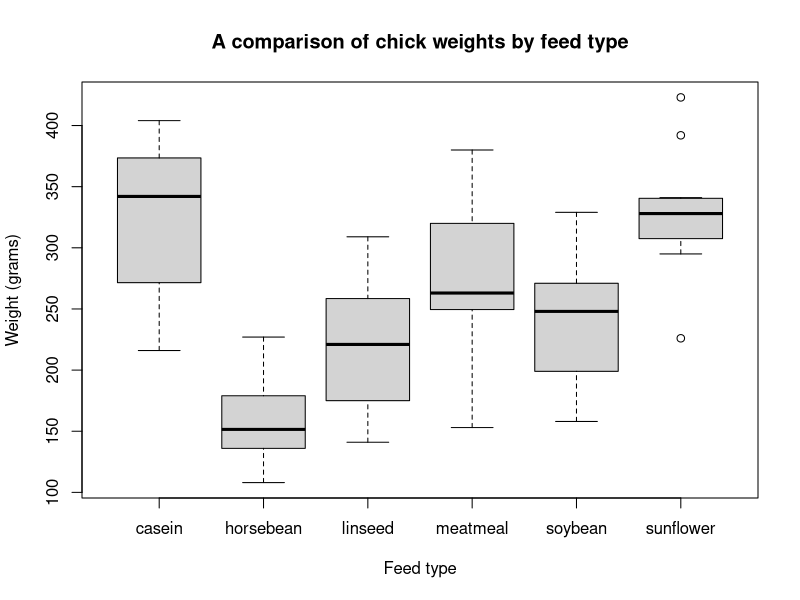
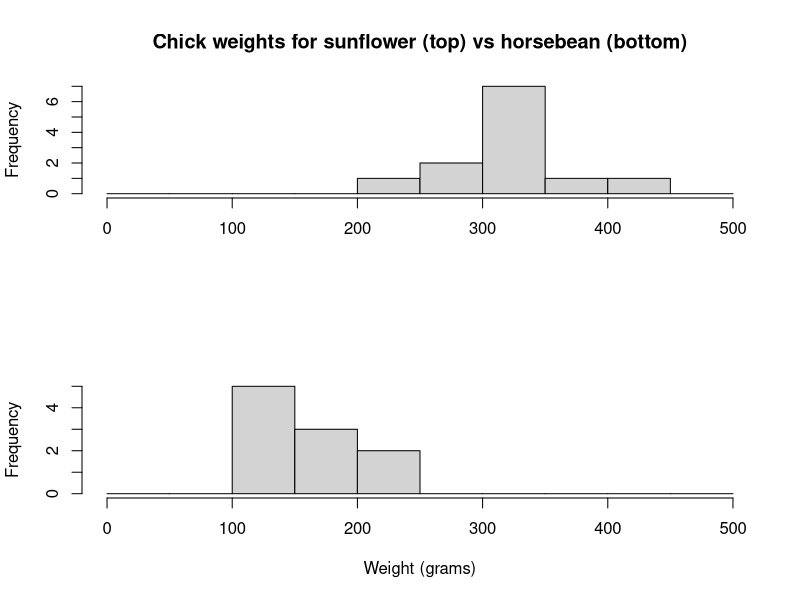

Source code (R) for these figures, in order:
attach(chickwts)

# -- -- -- -- -- -- -- -- -- -- -- -- -- -- -- -- -- -- -- -- -- -- -- -- -- -- -- -- -- -- -- -- -- -- -- -- -- -- -- --
# Q1 - Part 1
# Create a figure with boxplots for each feed type alongside each other using R.
par(mfrow=c(1,1))
boxplot(weight ~ feed, xlab='Feed type', ylab='Weight (grams)', main='A comparison of chick weights by feed type')
"Screenshot"

# Q1 - Part 2
# Do the boxplots suggest that there is any significant difference in the effect of the feed type?
"Yes, the boxplots indicate there is a difference in weights for chicks depending on the feed type. Horsebean
appears to result in the lowest median chick weight, and casein results in the highest median weight."


# -- -- -- -- -- -- -- -- -- -- -- -- -- -- -- -- -- -- -- -- -- -- -- -- -- -- -- -- -- -- -- -- -- -- -- -- -- -- -- --
# Q2 - Part 1
# Create two histograms one above the other for chick weights using R. The first histogram should be
# for chick weights fed “sunflower” and the second for those fed “horsebean”. You should make sure
# that the breaks between the bins are the same in the two histograms i.e. the x-axis should align on
# both histograms to facilitate comparison.
par(mfrow = c(2, 1))
hist(weight[feed=='sunflower'], breaks=seq(0,500, 50), main='Chick weights for sunflower (top) vs horsebean (bottom)', xlab='')
hist(weight[feed=='horsebean'], breaks=seq(0,500, 50), main='', xlab='Weight (grams)')
"Screenshot"

# Q2 - Part 2
# Do the two histograms suggest that there is any significant difference in the effect of the two feed
# types?
"It appears that there are more chicks with low weights in the 100-150 range, with no chicks with a weight
above 250 for horsebean. For sunflower feed, most of the chick weights are between 300-350. Sunflower
seed appears to increase chick weight more than horsebean."


# -- -- -- -- -- -- -- -- -- -- -- -- -- -- -- -- -- -- -- -- -- -- -- -- -- -- -- -- -- -- -- -- -- -- -- -- -- -- -- --
# Q3 - Part 1
# Compute the mean and variance for each feed type.
tapply(weight, feed, mean)
tapply(weight, feed, var)
"Screenshot"
# Q3 - Part 2
# Is there one feed type in particular that results in a higher mean weight of the chicks relative to the
# other feeds?
"Yes, sunflower results in the highest mean weight."


# -- -- -- -- -- -- -- -- -- -- -- -- -- -- -- -- -- -- -- -- -- -- -- -- -- -- -- -- -- -- -- -- -- -- -- -- -- -- -- --
# Q4
# What proportion of chicks weigh less 159 grams that have been fed linseed or sunflower.
n_weights <- weight[feed=='linseed' | feed=='sunflower']
proportion <- length(n_weights[n_weights < 159]) / length(weight)
# 2.816901% of the chicks i.e. proportion * 100
n_weights
proportion * 100
